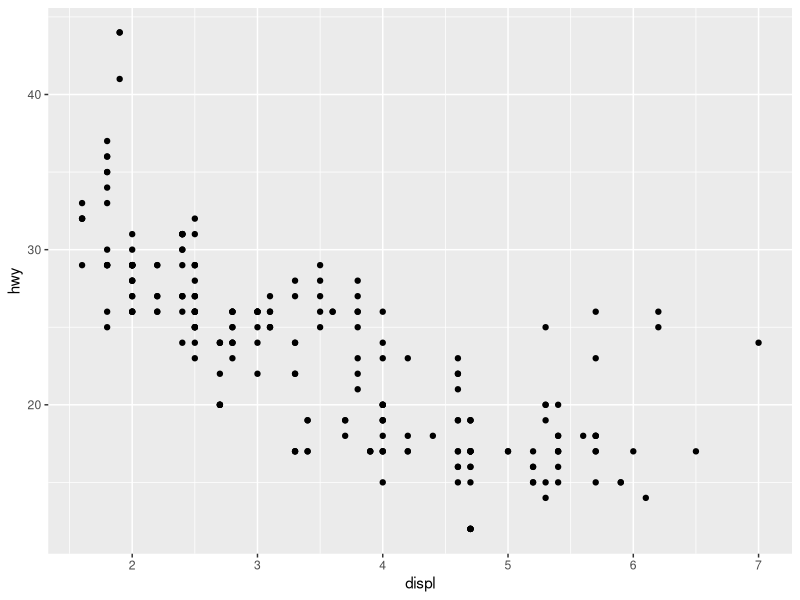
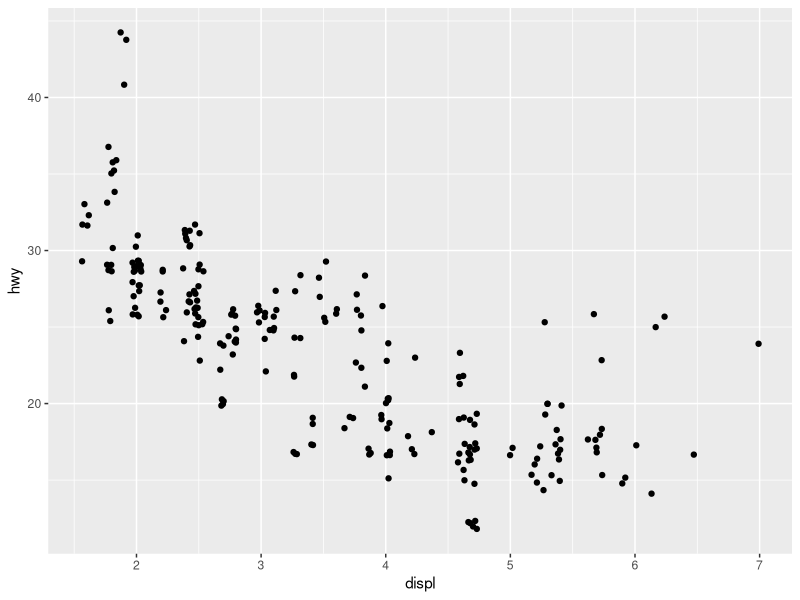
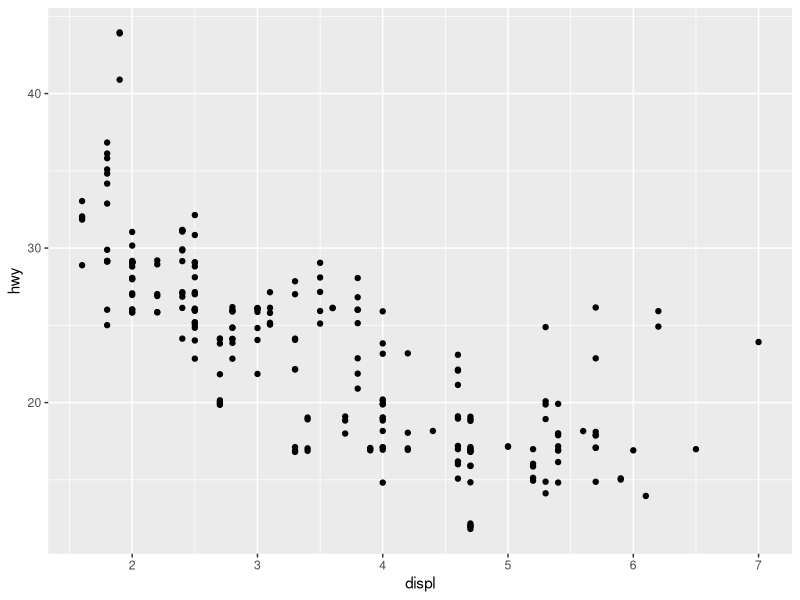
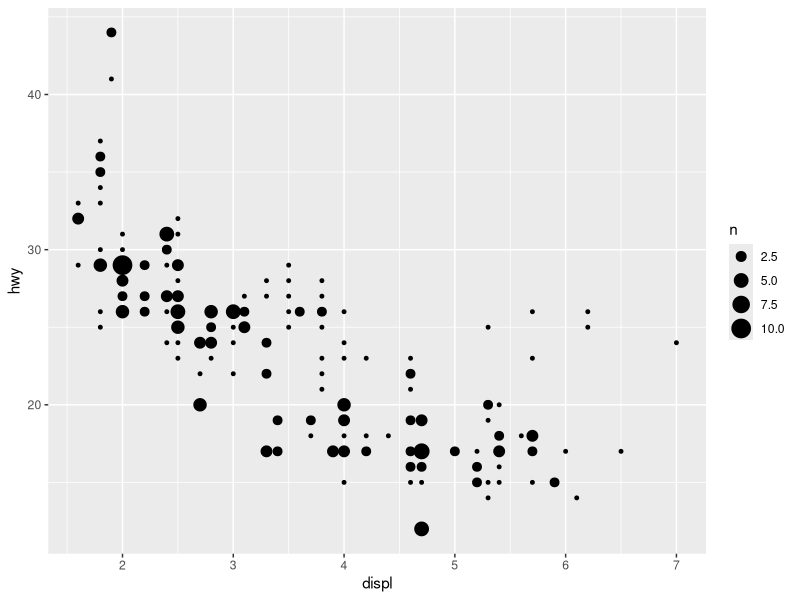
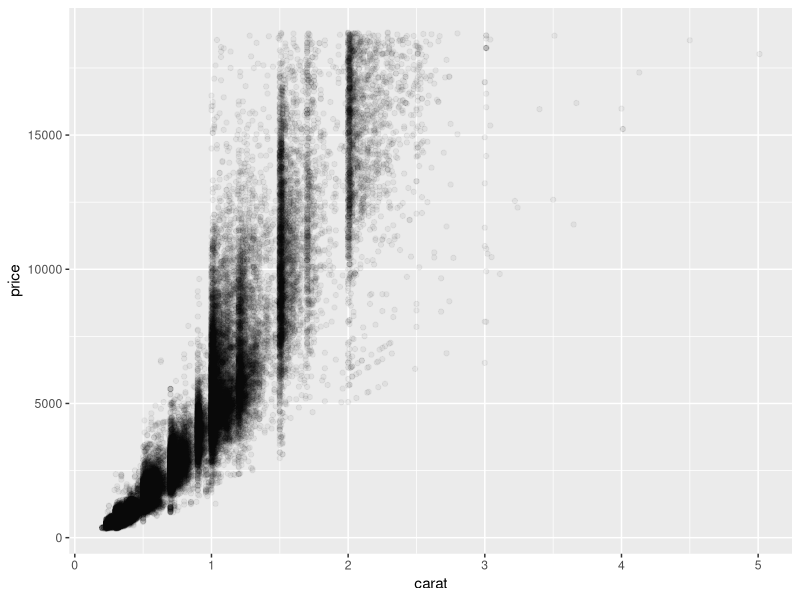
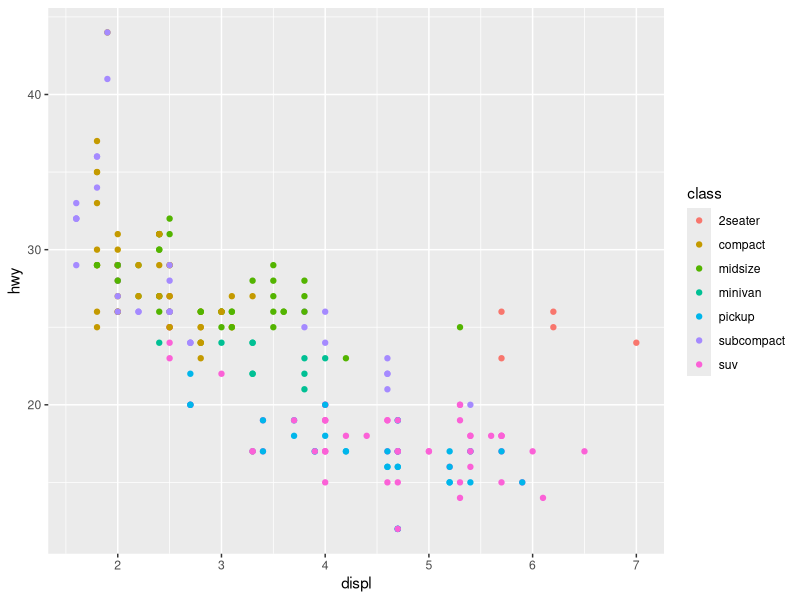
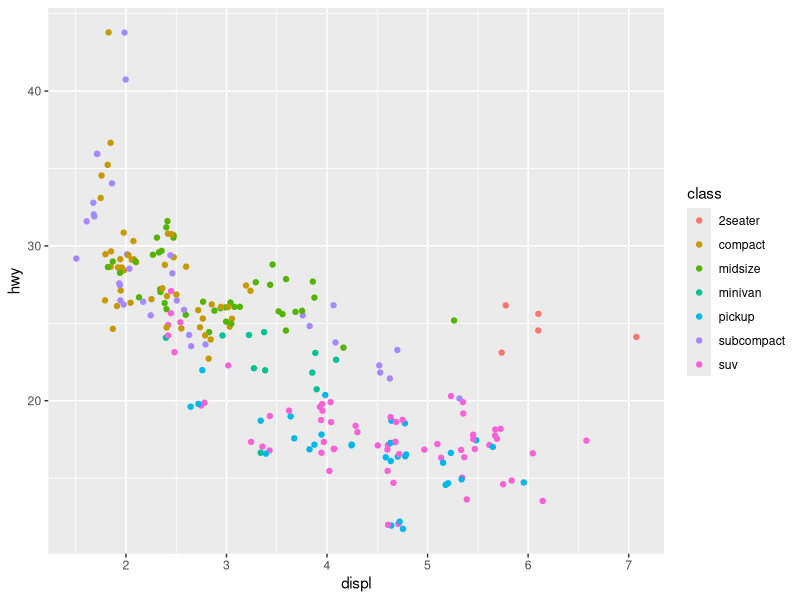
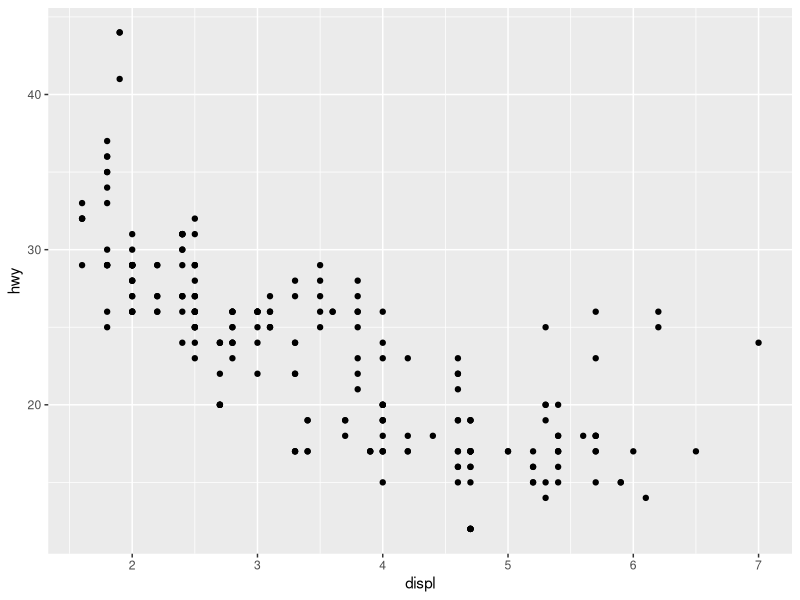

R code for these plots, in order:
## ---- chunk 1
# knitr options
knitr::opts_chunk$set(echo = TRUE)
## ---- chunk 2
library(tidyverse)
## ---- chunk 3
## NOTE: No need to modify! Just example code
mpg %>% 
  ggplot(mapping = aes(x = displ, y = hwy)) +
  geom_point()
## ---- chunk 4
## NOTE: No need to modify! Just example code
mpg %>% 
  ggplot(mapping = aes(x = displ, y = hwy)) +
  geom_jitter()
## ---- chunk 5
## TASK: Adjust the jittering to be 0 in the horizontal direction
mpg %>% 
  ggplot(mapping = aes(x = displ, y = hwy)) +
  geom_jitter(
    width = 0,
    height = 0.2,
  )
## ---- chunk 6
## NOTE: No need to modify! Just example code
mpg %>% 
  ggplot(mapping = aes(x = displ, y = hwy)) +
  geom_count()
## ---- chunk 7
## NOTE: No need to modify! Just example code
diamonds %>% 
  ggplot(aes(x = carat, y = price)) +
  geom_point(alpha = 1/20)
## ---- chunk 8
mpg %>% 
  ggplot(aes(x = displ, y = hwy, color = class)) +
  geom_point()
## ---- chunk 9
## TASK: Color each point by vehicle `class`
mpg %>% 
  ggplot(mapping = aes(
    x = displ,
    y = hwy,
    color = class
  )) +
  geom_jitter(width = 0.1, height = 0.5)
## ---- chunk 10
## NOTE: No need to modify! Just example code
ggplot(
  data = mpg,
  mapping = aes(x = displ, y = hwy)
) +
  geom_point()
## ---- chunk 11
## NOTE: No need to modify! Just example code
ggplot(
  mpg,
  aes(x = displ, y = hwy)
) +
  geom_point()
## ---- chunk 12
## NOTE: No need to modify! Just example code
ggplot(mpg, aes(displ, hwy)) +
  geom_point()
## ---- chunk 13
## NOTE: No need to modify! Just example code
ggplot(mpg, aes(x = displ)) +
  geom_point(aes(y = hwy, color = "hwy")) +
  geom_point(aes(y = cty, color = "cty"))
## ---- chunk 14
## TODO: Use df_annotate below to add text labels to the scatterplot
library(ggrepel)
df_annotate <-
  mpg %>%
  group_by(class) %>%
  summarize(
    displ = mean(displ),
    hwy = mean(hwy)
  )

mpg %>%
  ggplot(aes(displ, hwy)) +
  geom_point(aes(color = class)) +
  geom_label_repel(
    data = df_annotate,
    aes(label = class, fill = class)
  )
## ---- chunk 15
## NOTE: No need to modify! Just analyze the scatterplot
mpg %>%
  pivot_longer(names_to = "source", values_to = "mpg", c(hwy, cty)) %>%
  ggplot(aes(displ, mpg, color = source)) +
  geom_point() +
  scale_color_discrete(name = "Mileage Type") +
  labs(
    x = "Engine displacement (liters)",
    y = "Mileage (mpg)"
  )
## ---- chunk 16
economics %>%
  filter(date > lubridate::ymd("2010-01-01")) %>%
  ggplot(aes(date, pop)) +
  geom_col()
## ---- chunk 17
economics %>%
  filter(date > lubridate::ymd("2010-01-01")) %>%
  ggplot(aes(date, pop)) +
  geom_point()
## ---- chunk 18
economics %>%
  mutate(pop_delta = pop - lag(pop)) %>%
  filter(date > lubridate::ymd("2005-01-01")) %>%
  ggplot(aes(date, pop_delta)) +
  geom_col()
## ---- chunk 19
economics %>%
  mutate(pop_delta = pop - lag(pop)) %>%
  filter(date > lubridate::ymd("2005-01-01")) %>%
  ggplot(aes(date, pop_delta)) +
  geom_point()
